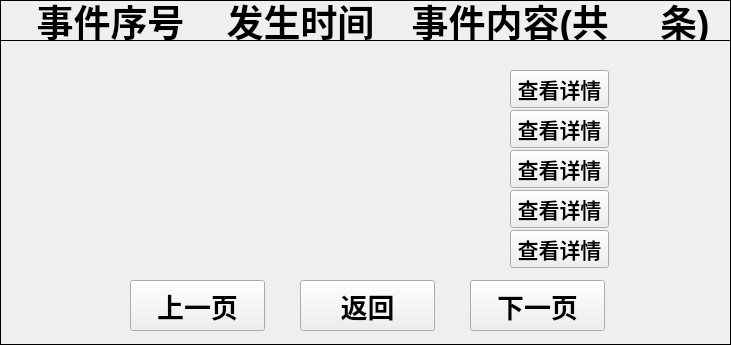
   <widget class="QFrame" name="frame">
    <property name="geometry">
     <rect>
      <x>35</x>
      <y>800</y>
      <width>731</width>
      <height>345</height>
     </rect>
    </property>
    <property name="styleSheet">
     <string notr="true">background-image: url(:/background/qrc/background/bk-potevio-t1.png);</string>
    </property>
    <property name="frameShape">
     <enum>QFrame::Panel</enum>
    </property>
    <property name="frameShadow">
     <enum>QFrame::Plain</enum>
    </property>
    <widget class="QLabel" name="label_4">
     <property name="geometry">
      <rect>
       <x>0</x>
       <y>0</y>
       <width>731</width>
       <height>41</height>
      </rect>
     </property>
     <property name="font">
      <font>
       <pointsize>30</pointsize>
       <weight>75</weight>
       <italic>false</italic>
       <bold>true</bold>
      </font>
     </property>
     <property name="layoutDirection">
      <enum>Qt::LeftToRight</enum>
     </property>
     <property name="styleSheet">
      <string notr="true">background-image: url(:/background/qrc/background/back.png);</string>
     </property>
     <property name="frameShape">
      <enum>QFrame::Panel</enum>
     </property>
     <property name="text">
      <string/>
     </property>
     <property name="alignment">
      <set>Qt::AlignLeading|Qt::AlignLeft|Qt::AlignVCenter</set>
     </property>
    </widget>
    <widget class="QLabel" name="label_num">
     <property name="geometry">
      <rect>
       <x>80</x>
       <y>70</y>
       <width>51</width>
       <height>31</height>
      </rect>
     </property>
     <property name="font">
      <font>
       <pointsize>25</pointsize>
       <weight>75</weight>
       <bold>true</bold>
      </font>
     </property>
     <property name="layoutDirection">
      <enum>Qt::LeftToRight</enum>
     </property>
     <property name="text">
      <string/>
     </property>
     <property name="alignment">
      <set>Qt::AlignCenter</set>
     </property>
    </widget>
    <widget class="QLabel" name="label_num_2">
     <property name="geometry">
      <rect>
       <x>80</x>
       <y>110</y>
       <width>51</width>
       <height>31</height>
      </rect>
     </property>
     <property name="font">
      <font>
       <pointsize>25</pointsize>
       <weight>75</weight>
       <bold>true</bold>
      </font>
     </property>
     <property name="layoutDirection">
      <enum>Qt::LeftToRight</enum>
     </property>
     <property name="text">
      <string/>
     </property>
     <property name="alignment">
      <set>Qt::AlignCenter</set>
     </property>
    </widget>
    <widget class="QLabel" name="label_num_3">
     <property name="geometry">
      <rect>
       <x>80</x>
       <y>150</y>
       <width>51</width>
       <height>31</height>
      </rect>
     </property>
     <property name="font">
      <font>
       <pointsize>25</pointsize>
       <weight>75</weight>
       <bold>true</bold>
      </font>
     </property>
     <property name="layoutDirection">
      <enum>Qt::LeftToRight</enum>
     </property>
     <property name="text">
      <string/>
     </property>
     <property name="alignment">
      <set>Qt::AlignCenter</set>
     </property>
    </widget>
    <widget class="QLabel" name="label_num_4">
     <property name="geometry">
      <rect>
       <x>80</x>
       <y>190</y>
       <width>51</width>
       <height>31</height>
      </rect>
     </property>
     <property name="font">
      <font>
       <pointsize>25</pointsize>
       <weight>75</weight>
       <bold>true</bold>
      </font>
     </property>
     <property name="layoutDirection">
      <enum>Qt::LeftToRight</enum>
     </property>
     <property name="text">
      <string/>
     </property>
     <property name="alignment">
      <set>Qt::AlignCenter</set>
     </property>
    </widget>
    <widget class="QLabel" name="label_num_5">
     <property name="geometry">
      <rect>
       <x>80</x>
       <y>230</y>
       <width>51</width>
       <height>31</height>
      </rect>
     </property>
     <property name="font">
      <font>
       <pointsize>25</pointsize>
       <weight>75</weight>
       <bold>true</bold>
      </font>
     </property>
     <property name="layoutDirection">
      <enum>Qt::LeftToRight</enum>
     </property>
     <property name="text">
      <string/>
     </property>
     <property name="alignment">
      <set>Qt::AlignCenter</set>
     </property>
    </widget>
    <widget class="QLabel" name="label_txt">
     <property name="geometry">
      <rect>
       <x>165</x>
       <y>70</y>
       <width>290</width>
       <height>31</height>
      </rect>
     </property>
     <property name="font">
      <font>
       <pointsize>25</pointsize>
       <weight>75</weight>
       <bold>true</bold>
      </font>
     </property>
     <property name="text">
      <string/>
     </property>
     <property name="alignment">
      <set>Qt::AlignLeading|Qt::AlignLeft|Qt::AlignVCenter</set>
     </property>
    </widget>
    <widget class="QLabel" name="label_txt_2">
     <property name="geometry">
      <rect>
       <x>165</x>
       <y>110</y>
       <width>290</width>
       <height>31</height>
      </rect>
     </property>
     <property name="font">
      <font>
       <pointsize>25</pointsize>
       <weight>75</weight>
       <bold>true</bold>
      </font>
     </property>
     <property name="text">
      <string/>
     </property>
     <property name="alignment">
      <set>Qt::AlignLeading|Qt::AlignLeft|Qt::AlignVCenter</set>
     </property>
    </widget>
    <widget class="QLabel" name="label_txt_3">
     <property name="geometry">
      <rect>
       <x>165</x>
       <y>150</y>
       <width>290</width>
       <height>31</height>
      </rect>
     </property>
     <property name="font">
      <font>
       <pointsize>25</pointsize>
       <weight>75</weight>
       <bold>true</bold>
      </font>
     </property>
     <property name="text">
      <string/>
     </property>
     <property name="alignment">
      <set>Qt::AlignLeading|Qt::AlignLeft|Qt::AlignVCenter</set>
     </property>
    </widget>
    <widget class="QLabel" name="label_txt_4">
     <property name="geometry">
      <rect>
       <x>165</x>
       <y>190</y>
       <width>290</width>
       <height>31</height>
      </rect>
     </property>
     <property name="font">
      <font>
       <pointsize>25</pointsize>
       <weight>75</weight>
       <bold>true</bold>
      </font>
     </property>
     <property name="text">
      <string/>
     </property>
     <property name="alignment">
      <set>Qt::AlignLeading|Qt::AlignLeft|Qt::AlignVCenter</set>
     </property>
    </widget>
    <widget class="QLabel" name="label_txt_5">
     <property name="geometry">
      <rect>
       <x>165</x>
       <y>230</y>
       <width>290</width>
       <height>31</height>
      </rect>
     </property>
     <property name="font">
      <font>
       <pointsize>25</pointsize>
       <weight>75</weight>
       <bold>true</bold>
      </font>
     </property>
     <property name="text">
      <string/>
     </property>
     <property name="alignment">
      <set>Qt::AlignLeading|Qt::AlignLeft|Qt::AlignVCenter</set>
     </property>
    </widget>
    <widget class="QPushButton" name="pbtn_up_2">
     <property name="geometry">
      <rect>
       <x>130</x>
       <y>280</y>
       <width>135</width>
       <height>51</height>
      </rect>
     </property>
     <property name="font">
      <font>
       <pointsize>20</pointsize>
       <weight>75</weight>
       <bold>true</bold>
      </font>
     </property>
     <property name="focusPolicy">
      <enum>Qt::NoFocus</enum>
     </property>
     <property name="styleSheet">
      <string notr="true">border-image: url(:/icon/qrc/keyboard-b/btn_bg.png);</string>
     </property>
     <property name="text">
      <string>上一页</string>
     </property>
    </widget>
    <widget class="QPushButton" name="pbtn_back_2">
     <property name="geometry">
      <rect>
       <x>300</x>
       <y>280</y>
       <width>135</width>
       <height>51</height>
      </rect>
     </property>
     <property name="font">
      <font>
       <pointsize>20</pointsize>
       <weight>75</weight>
       <bold>true</bold>
      </font>
     </property>
     <property name="focusPolicy">
      <enum>Qt::NoFocus</enum>
     </property>
     <property name="styleSheet">
      <string notr="true">border-image: url(:/icon/qrc/keyboard-b/btn_bg.png);</string>
     </property>
     <property name="text">
      <string>返回</string>
     </property>
    </widget>
    <widget class="QPushButton" name="pbtn_down_2">
     <property name="geometry">
      <rect>
       <x>470</x>
       <y>280</y>
       <width>135</width>
       <height>51</height>
      </rect>
     </property>
     <property name="font">
      <font>
       <pointsize>20</pointsize>
       <weight>75</weight>
       <bold>true</bold>
      </font>
     </property>
     <property name="focusPolicy">
      <enum>Qt::NoFocus</enum>
     </property>
     <property name="styleSheet">
      <string notr="true">border-image: url(:/icon/qrc/keyboard-b/btn_bg.png);</string>
     </property>
     <property name="text">
      <string>下一页</string>
     </property>
    </widget>
    <widget class="QLabel" name="lbl_num">
     <property name="geometry">
      <rect>
       <x>20</x>
       <y>0</y>
       <width>181</width>
       <height>41</height>
      </rect>
     </property>
     <property name="font">
      <font>
       <pointsize>28</pointsize>
       <weight>75</weight>
       <bold>true</bold>
      </font>
     </property>
     <property name="text">
      <string>事件序号</string>
     </property>
     <property name="alignment">
      <set>Qt::AlignCenter</set>
     </property>
    </widget>
    <widget class="QLabel" name="lbl_time">
     <property name="geometry">
      <rect>
       <x>210</x>
       <y>0</y>
       <width>181</width>
       <height>41</height>
      </rect>
     </property>
     <property name="font">
      <font>
       <pointsize>28</pointsize>
       <weight>75</weight>
       <bold>true</bold>
      </font>
     </property>
     <property name="text">
      <string>发生时间</string>
     </property>
     <property name="alignment">
      <set>Qt::AlignCenter</set>
     </property>
    </widget>
    <widget class="QLabel" name="lbl_infor">
     <property name="geometry">
      <rect>
       <x>400</x>
       <y>0</y>
       <width>321</width>
       <height>41</height>
      </rect>
     </property>
     <property name="font">
      <font>
       <pointsize>28</pointsize>
       <weight>75</weight>
       <bold>true</bold>
      </font>
     </property>
     <property name="text">
      <string>事件内容(共     条)</string>
     </property>
     <property name="alignment">
      <set>Qt::AlignCenter</set>
     </property>
    </widget>
    <widget class="QPushButton" name="pbtn_1">
     <property name="geometry">
      <rect>
       <x>510</x>
       <y>70</y>
       <width>99</width>
       <height>38</height>
      </rect>
     </property>
     <property name="font">
      <font>
       <pointsize>16</pointsize>
       <weight>75</weight>
       <bold>true</bold>
      </font>
     </property>
     <property name="focusPolicy">
      <enum>Qt::NoFocus</enum>
     </property>
     <property name="styleSheet">
      <string notr="true">border-image: url(:/icon/qrc/keyboard-b/button-02.png);</string>
     </property>
     <property name="text">
      <string>查看详情</string>
     </property>
    </widget>
    <widget class="QPushButton" name="pbtn_2">
     <property name="geometry">
      <rect>
       <x>510</x>
       <y>110</y>
       <width>99</width>
       <height>38</height>
      </rect>
     </property>
     <property name="font">
      <font>
       <pointsize>16</pointsize>
       <weight>75</weight>
       <bold>true</bold>
      </font>
     </property>
     <property name="focusPolicy">
      <enum>Qt::NoFocus</enum>
     </property>
     <property name="styleSheet">
      <string notr="true">border-image: url(:/icon/qrc/keyboard-b/button-02.png);</string>
     </property>
     <property name="text">
      <string>查看详情</string>
     </property>
    </widget>
    <widget class="QPushButton" name="pbtn_3">
     <property name="geometry">
      <rect>
       <x>510</x>
       <y>150</y>
       <width>99</width>
       <height>38</height>
      </rect>
     </property>
     <property name="font">
      <font>
       <pointsize>16</pointsize>
       <weight>75</weight>
       <bold>true</bold>
      </font>
     </property>
     <property name="focusPolicy">
      <enum>Qt::NoFocus</enum>
     </property>
     <property name="styleSheet">
      <string notr="true">border-image: url(:/icon/qrc/keyboard-b/button-02.png);</string>
     </property>
     <property name="text">
      <string>查看详情</string>
     </property>
    </widget>
    <widget class="QPushButton" name="pbtn_4">
     <property name="geometry">
      <rect>
       <x>510</x>
       <y>190</y>
       <width>99</width>
       <height>38</height>
      </rect>
     </property>
     <property name="font">
      <font>
       <pointsize>16</pointsize>
       <weight>75</weight>
       <bold>true</bold>
      </font>
     </property>
     <property name="focusPolicy">
      <enum>Qt::NoFocus</enum>
     </property>
     <property name="styleSheet">
      <string notr="true">border-image: url(:/icon/qrc/keyboard-b/button-02.png);</string>
     </property>
     <property name="text">
      <string>查看详情</string>
     </property>
    </widget>
    <widget class="QPushButton" name="pbtn_5">
     <property name="geometry">
      <rect>
       <x>510</x>
       <y>230</y>
       <width>99</width>
       <height>38</height>
      </rect>
     </property>
     <property name="font">
      <font>
       <pointsize>16</pointsize>
       <weight>75</weight>
       <bold>true</bold>
      </font>
     </property>
     <property name="focusPolicy">
      <enum>Qt::NoFocus</enum>
     </property>
     <property name="styleSheet">
      <string notr="true">border-image: url(:/icon/qrc/keyboard-b/button-02.png);</string>
     </property>
     <property name="text">
      <string>查看详情</string>
     </property>
    </widget>
    <widget class="QLabel" name="lbl_errnum">
     <property name="geometry">
      <rect>
       <x>580</x>
       <y>0</y>
       <width>71</width>
       <height>41</height>
      </rect>
     </property>
     <property name="font">
      <font>
       <pointsize>20</pointsize>
       <weight>75</weight>
       <bold>true</bold>
      </font>
     </property>
     <property name="text">
      <string/>
     </property>
     <property name="alignment">
      <set>Qt::AlignCenter</set>
     </property>
    </widget>
   </widget>
